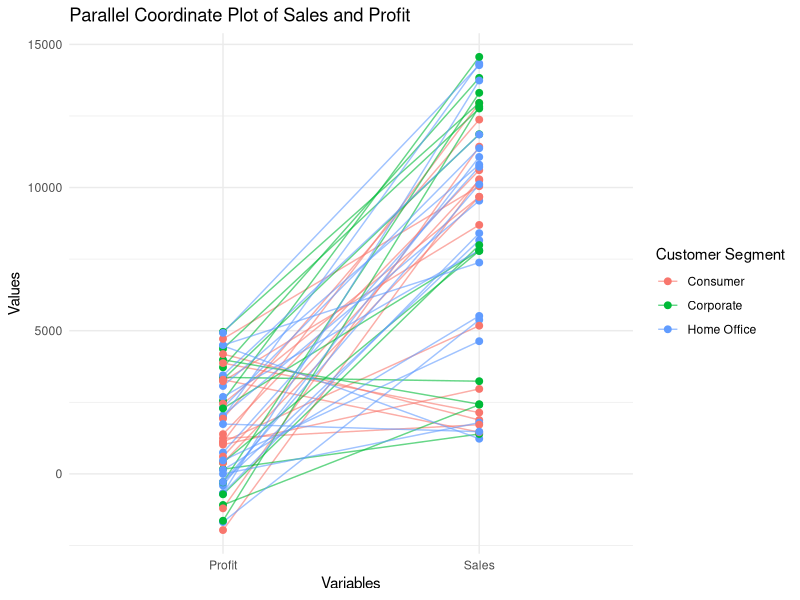
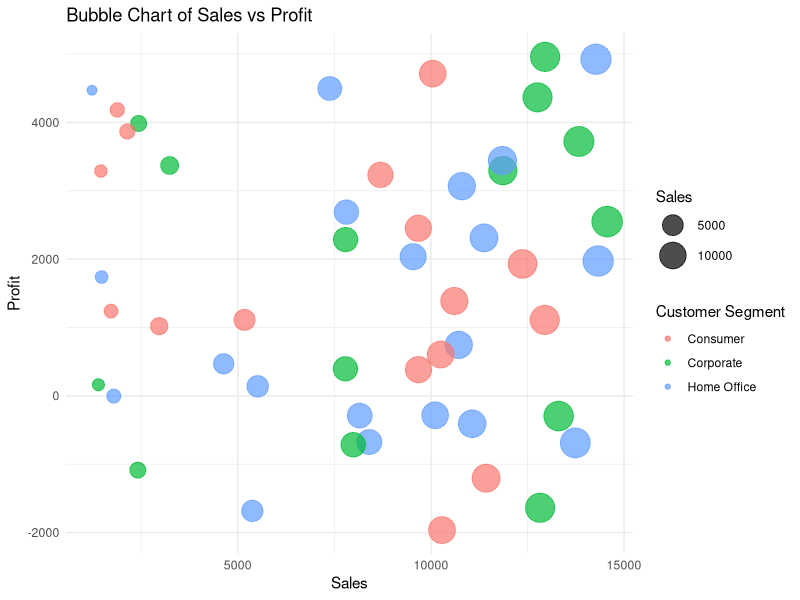
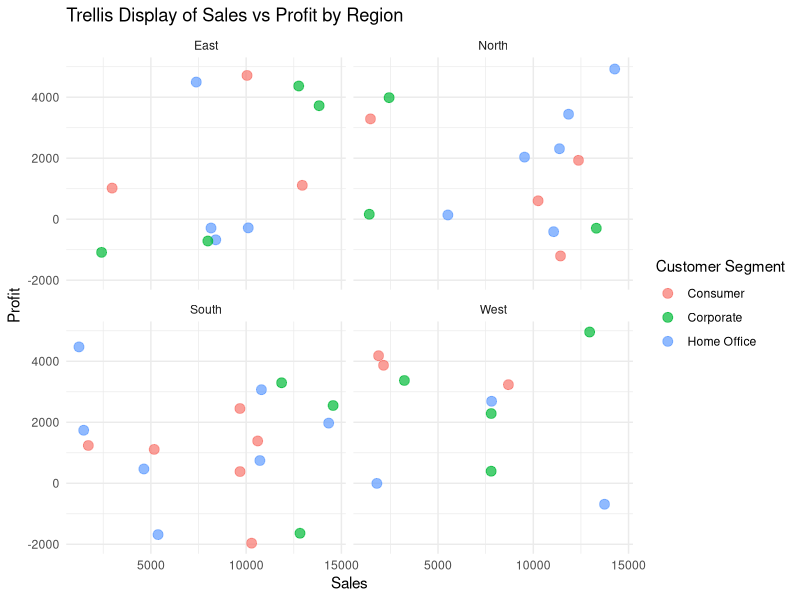

R code for these plots, in order:
# -------------------------------------------
# EXPERIMENT: Advanced Multivariate Displays
# -------------------------------------------

# Student Details
print("Varsini K 23BAD123")

# -------------------------------------------
# Load Required Libraries
# -------------------------------------------
library(ggplot2)
library(dplyr)
library(tidyr)

# -------------------------------------------
# Load Retail Dataset
# -------------------------------------------
retail_data <- read.csv("6.retail_business.csv")

# Inspect dataset
str(retail_data)
summary(retail_data)

# -------------------------------------------
# Data Preparation
# -------------------------------------------
retail_data <- retail_data %>%
  mutate(
    Region = as.factor(Region),
    Customer_Segment = as.factor(Customer_Segment)
  )

# =================================================
# 1. PARALLEL COORDINATE PLOT (SAFE IMPLEMENTATION)
# =================================================

parallel_data <- retail_data %>%
  select(Order_ID, Sales, Profit, Customer_Segment) %>%
  pivot_longer(
    cols = c(Sales, Profit),
    names_to = "Variable",
    values_to = "Value"
  )

ggplot(parallel_data,
       aes(
         x = Variable,
         y = Value,
         group = interaction(Order_ID, Customer_Segment),
         color = Customer_Segment
       )) +
  geom_line(alpha = 0.6) +
  geom_point(size = 2) +
  labs(
    title = "Parallel Coordinate Plot of Sales and Profit",
    x = "Variables",
    y = "Values",
    color = "Customer Segment"
  ) +
  theme_minimal()

# =================================================
# 2. BUBBLE CHART
# =================================================

ggplot(retail_data, aes(
  x = Sales,
  y = Profit,
  size = Sales,
  color = Customer_Segment
)) +
  geom_point(alpha = 0.7) +
  scale_size_continuous(range = c(3, 10)) +
  labs(
    title = "Bubble Chart of Sales vs Profit",
    x = "Sales",
    y = "Profit",
    size = "Sales",
    color = "Customer Segment"
  ) +
  theme_minimal()

# =================================================
# 3. TRELLIS DISPLAY (FACETING BY REGION)
# =================================================

ggplot(retail_data, aes(
  x = Sales,
  y = Profit,
  color = Customer_Segment
)) +
  geom_point(size = 3, alpha = 0.7) +
  facet_wrap(~ Region) +
  labs(
    title = "Trellis Display of Sales vs Profit by Region",
    x = "Sales",
    y = "Profit",
    color = "Customer Segment"
  ) +
  theme_minimal()
